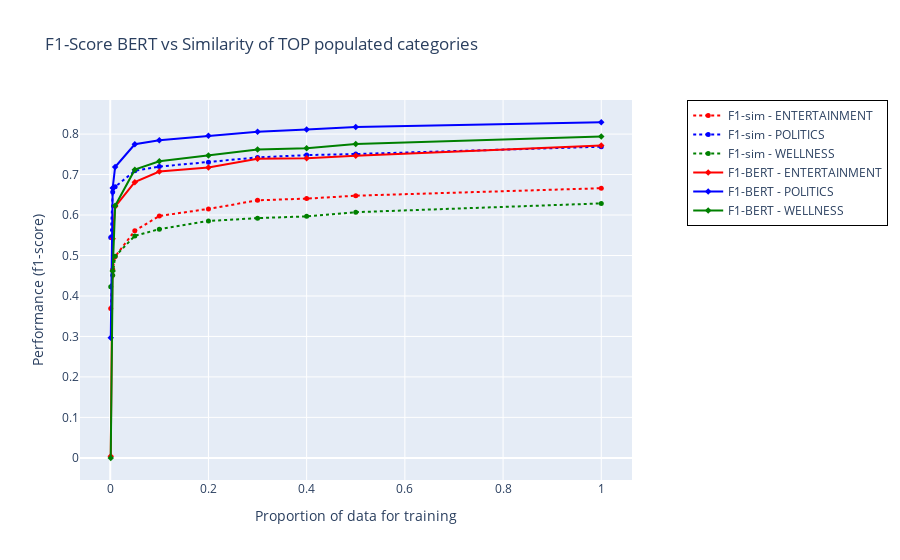

Source (notebook cell):
### Code cell
tops_bert_sim(tops)

### Figure 1 — Plotly figure (JSON) as saved in the notebook; plotly's stock layout.template omitted (floating-point values rounded to 4 significant figures)
{"data": [{"line": {"dash": "dot"}, "marker": {"color": "red", "size": 5, "symbol": "circle"}, "mode": "lines+markers", "name": "F1-sim - ENTERTAINMENT", "type": "scatter", "x": [0.001, 0.005, 0.01, 0.05, 0.1, 0.2, 0.3, 0.4, 0.5, 1.0], "y": [0.3694, 0.4657, 0.4974, 0.561, 0.5978, 0.6152, 0.6363, 0.6405, 0.6478, 0.6662], "yaxis": "y"}, {"line": {"dash": "dot"}, "marker": {"color": "blue", "size": 5, "symbol": "circle"}, "mode": "lines+markers", "name": "F1-sim - POLITICS", "type": "scatter", "x": [0.001, 0.005, 0.01, 0.05, 0.1, 0.2, 0.3, 0.4, 0.5, 1.0], "y": [0.5447, 0.6569, 0.6697, 0.7091, 0.7197, 0.7305, 0.7424, 0.748, 0.7507, 0.7688], "yaxis": "y"}, {"line": {"dash": "dot"}, "marker": {"color": "green", "size": 5, "symbol": "circle"}, "mode": "lines+markers", "name": "F1-sim - WELLNESS", "type": "scatter", "x": [0.001, 0.005, 0.01, 0.05, 0.1, 0.2, 0.3, 0.4, 0.5, 1.0], "y": [0.423, 0.4509, 0.4981, 0.5485, 0.5651, 0.5853, 0.5923, 0.5967, 0.607, 0.6287], "yaxis": "y"}, {"marker": {"color": "red", "size": 5, "symbol": "diamond"}, "mode": "lines+markers", "name": "F1-BERT - ENTERTAINMENT", "type": "scatter", "x": [0.001, 0.005, 0.01, 0.05, 0.1, 0.2, 0.3, 0.4, 0.5, 1.0], "y": [0.004198, 0.5413, 0.621, 0.6813, 0.7075, 0.7172, 0.7393, 0.7405, 0.7467, 0.772], "yaxis": "y"}, {"marker": {"color": "blue", "size": 5, "symbol": "diamond"}, "mode": "lines+markers", "name": "F1-BERT - POLITICS", "type": "scatter", "x": [0.001, 0.005, 0.01, 0.05, 0.1, 0.2, 0.3, 0.4, 0.5, 1.0], "y": [0.2965, 0.6669, 0.7187, 0.7748, 0.785, 0.7962, 0.8059, 0.8113, 0.8173, 0.8295], "yaxis": "y"}, {"marker": {"color": "green", "size": 5, "symbol": "diamond"}, "mode": "lines+markers", "name": "F1-BERT - WELLNESS", "type": "scatter", "x": [0.001, 0.005, 0.01, 0.05, 0.1, 0.2, 0.3, 0.4, 0.5, 1.0], "y": [0.0, 0.4619, 0.6226, 0.7121, 0.7327, 0.7471, 0.7619, 0.7651, 0.7756, 0.7941], "yaxis": "y"}], "layout": {"legend": {"bordercolor": "Black", "borderwidth": 1, "x": 1.1, "y": 1}, "title": {"text": "F1-Score BERT vs Similarity of TOP populated categories"}, "xaxis": {"title": {"text": "Proportion of data for training"}}, "yaxis": {"title": {"text": "Performance (f1-score)"}}}}
